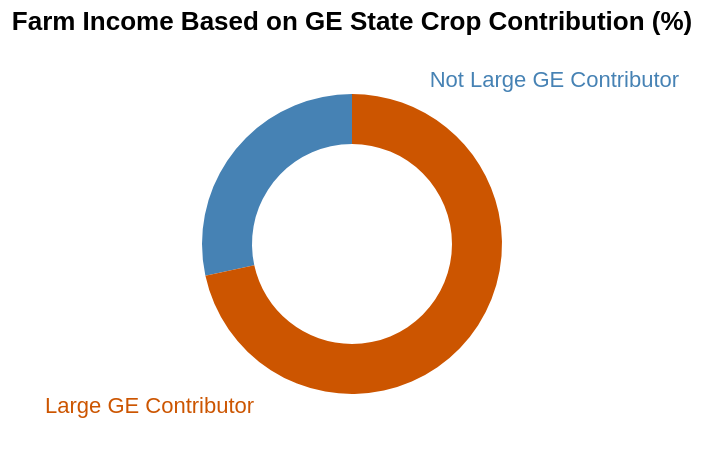

The cell this chart's notebook holds for it:
### Code cell
# Pie Chart
chart = alt.Chart(pie_data).mark_arc(innerRadius=50).encode(
    theta=alt.Theta('Share_income:Q', stack = True),
    color=alt.Color('GE:N', scale=alt.Scale(
        domain=pie_data['GE'].tolist(),
        range=['#4682B4', '#CC5500']),
        legend=None)
).properties(width=200, height=200, title = "Farm Income Based on GE State Crop Contribution (%)")

labels = alt.Chart(pie_data).mark_text(radius=130, fontSize=11).encode(
    theta=alt.Theta('Share_income:Q', stack=True),
    text='GE:N',
    color=alt.Color('GE:N', legend=None,
        scale=alt.Scale(
            domain=["Large GE Contributor", "Not Large GE Contributor"],
            range=['#CC5500', '#4682B4']
        ))
)

pie = (chart + labels).properties(width=150, height=200)

pie

### Figure 1 — Vega-Lite specification as saved in the notebook (floating-point values rounded to 4 significant figures)
{"config": {"view": {"continuousWidth": 300, "continuousHeight": 300}}, "layer": [{"mark": {"type": "arc", "innerRadius": 50}, "encoding": {"color": {"field": "GE", "legend": null, "scale": {"domain": ["Not Large GE Contributor", "Large GE Contributor"], "range": ["#4682B4", "#CC5500"]}, "type": "nominal"}, "theta": {"field": "Share_income", "stack": true, "type": "quantitative"}}, "title": "Farm Income Based on GE State Crop Contribution (%)"}, {"mark": {"type": "text", "fontSize": 11, "radius": 130}, "encoding": {"color": {"field": "GE", "legend": null, "scale": {"domain": ["Large GE Contributor", "Not Large GE Contributor"], "range": ["#CC5500", "#4682B4"]}, "type": "nominal"}, "text": {"field": "GE", "type": "nominal"}, "theta": {"field": "Share_income", "stack": true, "type": "quantitative"}}}], "data": {"name": "data-df3a66fa59b5408a61120ffe0f61f183"}, "height": 200, "width": 150, "$schema": "https://vega.github.io/schema/vega-lite/v6.1.0.json", "datasets": {"data-df3a66fa59b5408a61120ffe0f61f183": [{"GE": "Not Large GE Contributor", "Share_income": 28.4}, {"GE": "Large GE Contributor", "Share_income": 71.6}]}}
